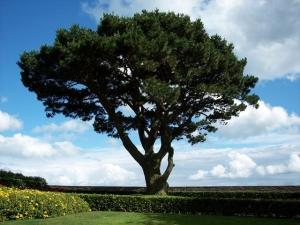
%> input picture images/1.png, 300 x 225 px
$ octave LATE_Demo.m   (GNU Octave 9; MATLAB toolbox functions it lacks are replaced by stand-ins)
%> lines starting %> are read from the running program, lines starting %| are printed output that depends on the picture; in (x1, y1, x2, y2) boxes, pixels count from 0 and x2, y2 are one past the last pixel; in counts of white or black regions, pixels touching at a corner belong together; the program's own positions count from 1
### LATE/LATE_Evolution.m
function [phi,b] = LATE_Evolution(phi0,b0,KOne,Ksigma,Img,timestep,nu,mu,epsilon, innerIter)
% phi0 : the initial level set function
% b0 : the initial variation degree of intensity inhomogeneity b'
% Ksigma : the Gaussian kernel with standard deviation sigma
% nu : the parameter that controls the regularization term
% mu : the parameter that controls the length term
phi=phi0;
b=b0;

maxB=max(max(abs(b)));
scaleRate = 1 / maxB;
b = b * scaleRate; % normalize the max abs(b) to be 1

Hphi = Heaviside(phi,epsilon);

[LIM1,LIM2] = LocalIntensityMean(Img,Hphi,Ksigma);
[C1,C2] = AdjustingTermC(Ksigma,Img,LIM1,LIM2,Hphi,b);
b = AdjustingTermB(Img,LIM1,LIM2,C1,C2,Hphi,Ksigma);
A1 = KOne.*(Img.^2+LIM1.^2-2*Img.*LIM1);
A2 = (C1*b).^2-2*C1*Img.*b+2*C1*LIM1.*b;
A2 = conv2(A2,Ksigma,'same');
A = A1+A2; % the first term in equation (29)

B1 = KOne.*(Img.^2+LIM2.^2-2*Img.*LIM2);
B2 = (C2*b).^2-2*C2*Img.*b+2*C2*LIM2.*b;
B2 = conv2(B2,Ksigma,'same');
B = B1+B2; % the second term in equation (29)

for i = 1:innerIter
    phi = NeumannBoundCond(phi);
    K = Curvature(phi);
    DiracPhi = Delta(phi,epsilon);
    RegTerm = (4*del2(phi)-K);
    phi = phi+timestep*(-DiracPhi.*(A-B)+mu*DiracPhi.*K+nu*RegTerm);
end
end


function b = AdjustingTermB(Img,LIM1,LIM2,C1,C2,Hphi,Ksigma)
% calculate the adjusting term b'
bNumer=C1*(Img-LIM1).*Hphi+C2*(Img-LIM2).*(1-Hphi);
bdenom=C1^2*Hphi+C2^2*(1-Hphi);

numer=conv2(bNumer,Ksigma,'same');
denom=conv2(bdenom,Ksigma,'same');

b=numer./denom;
end

function [C1, C2] = AdjustingTermC(Ksigma,Img,LIM1,LIM2,Hphi,b)
% calculate the adjusting term C1 and C2
a1=(Img-LIM1).*(Hphi);
numer1=conv2(a1,Ksigma,'same');
denom1=b.*conv2(Hphi,Ksigma,'same');
C1=sum(numer1(:))/sum(denom1(:));

a2=(Img-LIM2).*(1-Hphi);
numer2=conv2(a2,Ksigma,'same');
denom2=b.*conv2((1-Hphi),Ksigma,'same');
C2=sum(numer2(:))/sum(denom2(:));
end

function [LIM1,LIM2] = LocalIntensityMean(Img,Hphi,Ksigma)
% calculate the local intensity mean (LIM)
lim1=conv2(Img.*Hphi,Ksigma,'same');
area1=conv2(Hphi,Ksigma,'same');
LIM1=lim1./area1;

lim2=conv2(Img.*(1-Hphi),Ksigma,'same');
area2=conv2(1-Hphi,Ksigma,'same');
LIM2=lim2./area2;
end

% [20 lines left out: functions NeumannBoundCond, Curvature, not called in this run]

function Hphi = Heaviside(phi,epsilon)
Hphi = 0.5*(1+(2/pi)*atan(phi./epsilon));
end

function Delta_h = Delta(phi,epsilon)
Delta_h = (epsilon/pi)./(epsilon^2+phi.^2);
end

### LATE/LATE_Demo.m
clc;clear all;close all;

Img = imread('../images/1.png');
%> Img is the input picture: size 225x300x3 uint8; mean R, G, B 96.9, 116, 121
Img0=Img;
% Img = double(Img);
Img = double(Img(:,:,1));
%> Img: size 225x300 double

[row, col] = size(Img);
%> row = 225; col = 300

% set the parameters
iterNum = 200;
mu =  0.02*255*255; % coefficient of the length term
timestep = 1;
nu = 0.1; % coefficient of the regularization term
epsilon = 1.0;
innerIter = 3;
sigma = 3.0; % scale parameter in Gaussian kernel
Ksigma = fspecial('gaussian', round(2*sigma)*2+1,sigma); % the Gaussian kernel
KOne = conv2(ones(size(Img)),Ksigma,'same');

% set the initial level set function
c = 2;
s = 3;
initialLSF = ones(row, col) * c;
ymin = round( row / s );
%> ymin = 75
ymax = round( (s-1) * row / s );
%> ymax = 150
xmin = round( col / s);
%> xmin = 100
xmax = round( (s-1) * col / s );
%> xmax = 200
initialLSF(ymin:ymax, xmin:xmax) = -c;
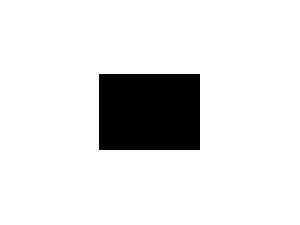
%> initialLSF: size 225x300 double; values -2 (black) and 2 (white), 88.6% white; 1 black region, box (x1, y1, x2, y2) and area: (99, 74, 200, 150) 7676

% set the inital b'
b0 = ones(size(Img));

phi = initialLSF;
b=b0;

% image show
figure(1);
imshow(Img0); hold on;
set(gcf, 'position', [300, 100, 300, 300]);
set(gca, 'position', [0, 0, 1, 1]);
[cont, hn] = contour(initialLSF, [0, 0], 'g', 'LineWidth', 2); hold off;
%> after `[cont, hn] = contour(initialLSF, [0, 0], 'g', 'LineWidth', 2)`: hn = -40.53

pause()
% start the level set evolution
for n=1:iterNum
    [phi,b]=LATE_Evolution(phi,b,KOne,Ksigma,Img,timestep,nu,mu,epsilon, innerIter);

    if mod(n,10)==0
        figure(1);
        imshow(Img0); hold on;
        set(gcf, 'position', [300, 100, 300, 300]);
        set(gca, 'position', [0, 0, 1, 1]);
        [cont, hn] = contour(phi, [0,0], 'g', 'LineWidth', 2);
        suptitle( num2str(n) );
        hold off;
    end
end
%> this loop made 200 passes
%> (maxB in LATE_Evolution, scaleRate in LATE_Evolution, hn) on passes 10, 20, 30, 40, 50, 60: (2.25, 0.444, -36.95), (6.23, 0.161, -97.56), (1.17, 0.853, -97.32), (0.931, 1.07, -97.35), (0.227, 4.41, -97.92), (0.846, 1.18, -97.18)
%> (maxB in LATE_Evolution, scaleRate in LATE_Evolution) on passes 2 to 7: (381.2, 0.00262), (4.94, 0.203), (1.41, 0.709), (1.24, 0.804), (1.23, 0.812), (1.64, 0.609)
%> pass 1, in LocalIntensityMean, `LIM1=lim1./area1;`:
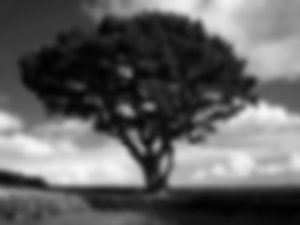
%> LIM1: size 225x300 double; min 2.1, max 246.5, mean 97
%> pass 1, in LocalIntensityMean, `lim2=conv2(Img.*(1-Hphi),Ksigma,'same');`:
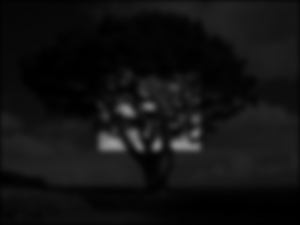
%> lim2: size 225x300 double; min 0.19, max 153.5, mean 18
%> after the loop:
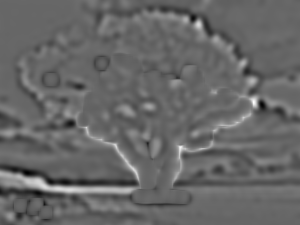
%> b: size 225x300 double; min -0.691, max 1.03, mean 0.00481; drawn with min black and max white
%> after the loop:
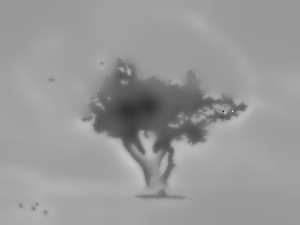
%> phi: size 225x300 double; min -294.4, max 259.4, mean 38.2; drawn with min black and max white
%> after the loop, cont = 1782 columns, first 8: [0 120 120 120 121 122 122.5 123; 1051 59 58.98 59 59.63 59.77 60 60.44]; hn = -97.05
%> after the loop:
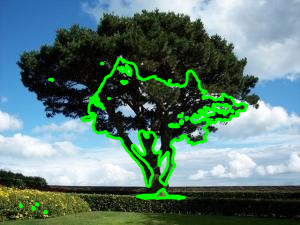
%> figure redrawn from the program's plot data

figure(2);
mesh(phi);
title('Final level set function');
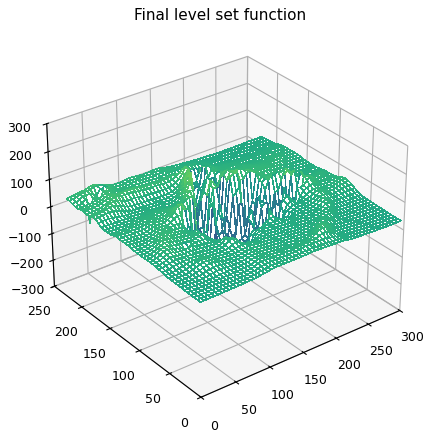
%> figure redrawn from the program's plot data
